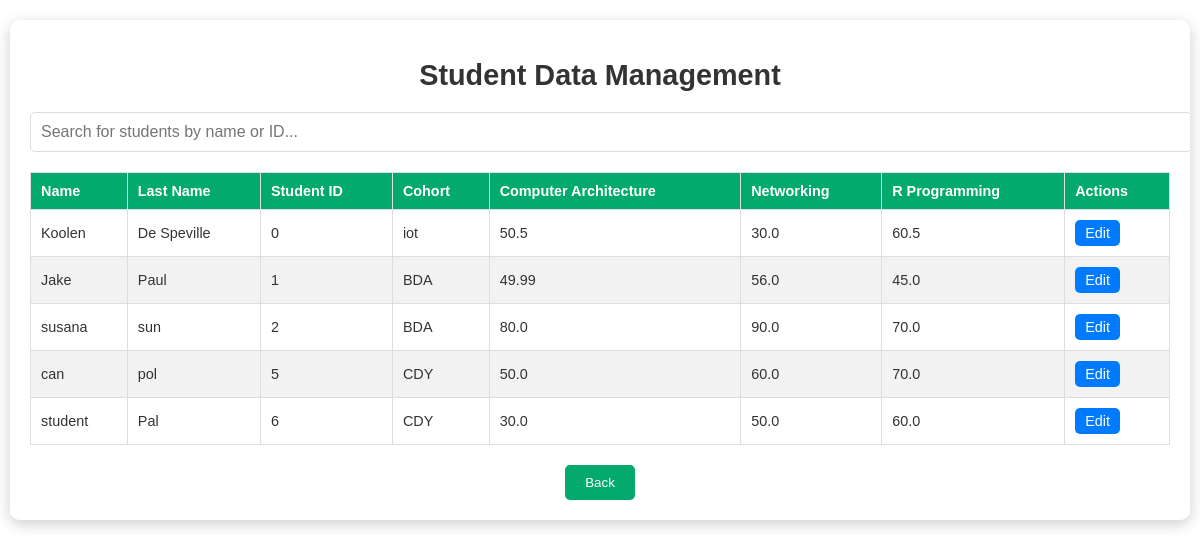
Page /mark/ (signed in) on the committed database.
### register/models.py (models this page shows, shortened)
class StudentMarkForm(models.Model):
    name = models.CharField(max_length=255)
    last_name = models.CharField(max_length=255)
    student_id = models.IntegerField( unique=True,primary_key=True)
    cohort = models.CharField(max_length=50)
    Computer_Arquitecture = models.FloatField(default=False)
    Networking = models.FloatField(default=False)
    R_Programming = models.FloatField(default=False)

### register/views.py (the view)
# urls.py: path('mark/', views.mark, name='marking'),
@login_required
def mark(request):
    students = StudentMarkForm.objects.all()
    return render(request, 'marking.html', {'students': students})

### register/templates/marking.html (shortened to what this page needs)
<!DOCTYPE html>
<html lang="en">
<head>
</head>
<body>
    <div class="container">
        <h1>Student Data Management</h1>
        <input type="text" id="searchInput" placeholder="Search for students by name or ID...">
        <table id="studentTable">
            <thead>
                <tr>
                    <th>Name</th>
                    <th>Last Name</th>
                    <th>Student ID</th>
                    <th>Cohort</th>
                    <th>Computer Architecture</th>
                    <th>Networking</th>
                    <th>R Programming</th>
                    <th>Actions</th>
                </tr>
            </thead>
            <tbody>
                {% for student in students %}
                <tr>
                    <td>{{ student.name }}</td>
                    <td>{{ student.last_name }}</td>
                    <td>{{ student.student_id }}</td>
                    <td>{{ student.cohort }}</td>
                    <td>{{ student.Computer_Arquitecture }}</td>
                    <td>{{ student.Networking }}</td>
                    <td>{{ student.R_Programming }}</td>
                    <td>
                        <a href="{% url 'edit_student' student.student_id %}" class="edit-button">Edit</a>
                    </td>
                </tr>
                {% endfor %}
            </tbody>
        </table>
        <div class="back-button">
            <button onclick="window.location.href='/teachers/'">Back</button>
        </div>
    </div>
</body>
</html>

### register/templates/marking.html (style rules this page uses)
body { font-family: Arial, sans-serif; background-image: url('https://cdn.pixabay.com/photo/2023/11/06/09/52/mountain-8369262_960_720.jpg'); background-size: cover; background-attachment: fixed; margin: 0; padding: 0; color: #333; }
.container { max-width: 95%; margin: 20px auto; background: rgba(255, 255, 255, 0.9); border-radius: 10px; padding: 20px; box-shadow: 0 4px 15px rgba(0, 0, 0, 0.2); overflow-x: auto; }
h1 { text-align: center; color: #333; font-size: 1.8rem; }
#searchInput { width: 100%; padding: 10px; margin-bottom: 20px; border: 1px solid #ddd; border-radius: 5px; font-size: 1rem; }
table { width: 100%; border-collapse: collapse; margin-bottom: 20px; min-width: 600px; }
th, td { padding: 10px; text-align: left; border: 1px solid #ddd; font-size: 0.9rem; }
th { background-color: #04AA6D; color: white; }
tr:nth-child(even) { background-color: #f2f2f2; }
.edit-button { background-color: #007bff; color: white; border: none; padding: 5px 10px; border-radius: 5px; cursor: pointer; text-decoration: none; display: inline-block; font-size: 0.9rem; }
.back-button { display: flex; justify-content: center; margin-top: 20px; }
.back-button button { padding: 10px 20px; background-color: #04AA6D; color: white; border: none; border-radius: 5px; cursor: pointer; transition: background-color 0.3s ease; }

### rows in the picture
StudentMarkForm: name "Koolen", last_name "De Speville", student_id "0", cohort "iot", Computer_Arquitecture "50.5", Networking "30.0", R_Programming "60.5"
StudentMarkForm: name "Jake", last_name "Paul", student_id "1", cohort "BDA", Computer_Arquitecture "49.99", Networking "56.0", R_Programming "45.0"
StudentMarkForm: name "susana", last_name "sun", student_id "2", cohort "BDA", Computer_Arquitecture "80.0", Networking "90.0", R_Programming "70.0"
StudentMarkForm: name "can", last_name "pol", student_id "5", cohort "CDY", Computer_Arquitecture "50.0", Networking "60.0", R_Programming "70.0"
StudentMarkForm: name "student", last_name "Pal", student_id "6", cohort "CDY", Computer_Arquitecture "30.0", Networking "50.0", R_Programming "60.0"
